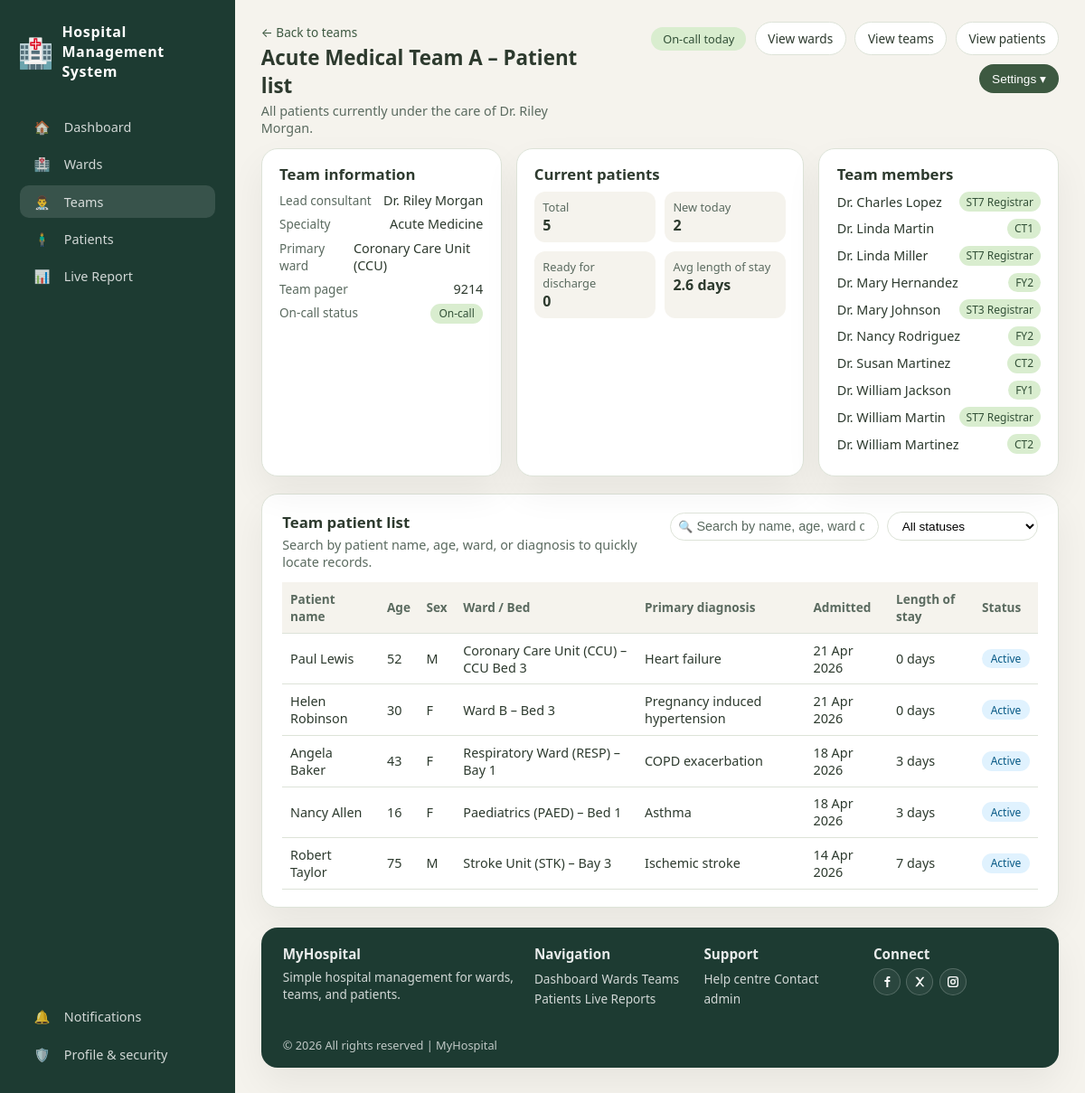
The page /team/1 (signed in) on the database its author committed.
### tables this page shows
CREATE TABLE teams (
            id INTEGER PRIMARY KEY AUTOINCREMENT,
            name TEXT NOT NULL,
            specialty TEXT NOT NULL,
            members INTEGER DEFAULT 0,
            lead TEXT,
            created_at TIMESTAMP DEFAULT CURRENT_TIMESTAMP
        );

CREATE TABLE wards (
            id INTEGER PRIMARY KEY AUTOINCREMENT,
            name TEXT NOT NULL,
            code TEXT,
            type TEXT,
            capacity INTEGER NOT NULL,
            occupied INTEGER DEFAULT 0,
            lead_consultant TEXT,
            status TEXT DEFAULT 'active',
            gender_type TEXT DEFAULT 'Mixed',
            created_at TIMESTAMP DEFAULT CURRENT_TIMESTAMP
        );

CREATE TABLE doctors (
            id INTEGER PRIMARY KEY AUTOINCREMENT,
            name TEXT NOT NULL,
            specialty TEXT NOT NULL,
            grade TEXT DEFAULT 'Consultant',
            on_duty BOOLEAN DEFAULT 1,
            team_id INTEGER,
            ward_id INTEGER,
            pager TEXT,
            email TEXT,
            created_at TIMESTAMP DEFAULT CURRENT_TIMESTAMP,
            FOREIGN KEY (team_id) REFERENCES teams (id),
            FOREIGN KEY (ward_id) REFERENCES wards (id)
        );

CREATE TABLE patients (
            id INTEGER PRIMARY KEY AUTOINCREMENT,
            name TEXT NOT NULL,
            dob TEXT,
            age INTEGER,
            gender TEXT,
            nhs_number TEXT,
            phone TEXT,
            address TEXT,
            admission_datetime TEXT NOT NULL,
            ward_id INTEGER,
            bed TEXT NOT NULL,
            doctor_id INTEGER,
            diagnosis TEXT NOT NULL,
            notes TEXT,
            status TEXT DEFAULT 'Active',
            discharged_at TIMESTAMP,
            created_at TIMESTAMP DEFAULT CURRENT_TIMESTAMP,
            FOREIGN KEY (ward_id) REFERENCES wards (id),
            FOREIGN KEY (doctor_id) REFERENCES doctors (id)
        );

### app.py (the view, shortened to what this page needs)
@app.route("/team/<int:team_id>")
@login_required
def team_detail(team_id):
    conn = get_db_connection()
    team = conn.execute("SELECT * FROM teams WHERE id = ?", (team_id,)).fetchone()
    if not team:
        conn.close()
        return redirect(url_for("teams_page"))
    members = conn.execute("""
        SELECT id, name, grade, on_duty, pager
        FROM doctors
        WHERE team_id = ?
        ORDER BY name
    """, (team_id,)).fetchall()
    patients = conn.execute("""
        SELECT p.*, d.name as doctor_name, w.name as ward_name
        FROM patients p
        LEFT JOIN doctors d ON p.doctor_id = d.id
        LEFT JOIN wards w ON p.ward_id = w.id
        WHERE d.team_id = ?
        ORDER BY p.admission_datetime DESC
    """, (team_id,)).fetchall()
    today = date.today()
    processed_patients = []
    new_today_count = 0
    total_active_los_days = 0
    active_patient_count = 0
    for p in patients:
        admit_dt = datetime.fromisoformat(p['admission_datetime'])
        admit_date_str = admit_dt.strftime("%d %b %Y")
        if p['status'] == 'Discharged' and p['discharged_at']:
            end_dt = datetime.fromisoformat(p['discharged_at'])
            los_days = (end_dt - admit_dt).days
            los_str = f"{los_days} days" if los_days != 1 else "1 day"
        else:
            los_days = (datetime.now() - admit_dt).days
            los_str = f"{los_days} days" if los_days != 1 else "1 day"
            total_active_los_days += los_days
            active_patient_count += 1
        if admit_dt.date() == today:
            new_today_count += 1
        processed_patients.append({
            'id': p['id'],
            'name': p['name'],
            'age': p['age'],
            'gender': p['gender'],
            'ward_name': p['ward_name'] or 'Unknown',
            'bed': p['bed'],
            'diagnosis': p['diagnosis'],
            'admission_date': admit_date_str,
            'length_of_stay': los_str,
            'status': p['status']
        })
    total_patients = len(processed_patients)
    avg_los = round(total_active_los_days / active_patient_count, 1) if active_patient_count > 0 else 0
    ward_counts = {}
    for p in processed_patients:
        ward = p['ward_name']
        ward_counts[ward] = ward_counts.get(ward, 0) + 1
    primary_ward = max(ward_counts, key=ward_counts.get) if ward_counts else "Various"
    on_call_status = any(m['on_duty'] for m in members)
    team_pager = members[0]['pager'] if members and members[0]['pager'] else "Not assigned"
    lead_consultant = team['lead']
    conn.close()
    return render_template(
        "team-patients.html",
        team=team,
        members=members,
        patients=processed_patients,
        on_call_status=on_call_status,
        total_patients=total_patients,
        new_today=new_today_count,
        ready_for_discharge=0,
        avg_los=avg_los,
        primary_ward=primary_ward,
        team_pager=team_pager,
        lead_consultant=lead_consultant
    )

### app.py (called while the page is built)
@app.context_processor
def inject_user():
    return dict(user_role=session.get('role'), user_id=session.get('user_id'))

def login_required(f):
    @wraps(f)
    def decorated(*args, **kwargs):
        if not session.get("user_id"):
            return redirect(url_for("login_page"))
        return f(*args, **kwargs)
    return decorated

def get_db_connection():
    conn = sqlite3.connect(DATABASE_PATH)
    conn.row_factory = sqlite3.Row
    return conn

### templates/team-patients.html (shortened to what this page needs)
{% extends "base.html" %}
{% block active_teams %}active{% endblock %}
{% block header %}
<a href="/teams" class="back-link">← Back to teams</a>
<h1 class="page-title">{{ team.name }} – Patient list</h1>
<p class="page-subtitle">All patients currently under the care of {{ team.lead if team.lead else 'the team' }}.</p>
{% endblock %}
{% block top_actions %}
{% if on_call_status %}
<span class="status-pill oncall">On‑call today</span>
{% endif %}
{{ super() }}
{% endblock %}
{% block extra_css %}
<link rel="stylesheet" href="/static/css/team-patients.css">
{% endblock %}
{% block content %}
<section class="info-grid">
  <article class="card info-card">
    <h2>Team information</h2>
    <div class="info-row">
      <span class="info-label">Lead consultant</span>
      <span class="info-value">{{ lead_consultant }}</span>
    </div>
    <div class="info-row">
      <span class="info-label">Specialty</span>
      <span class="info-value">{{ team.specialty }}</span>
    </div>
    <div class="info-row">
      <span class="info-label">Primary ward</span>
      <span class="info-value">{{ primary_ward }}</span>
    </div>
    <div class="info-row">
      <span class="info-label">Team pager</span>
      <span class="info-value">{{ team_pager }}</span>
    </div>
    <div class="info-row">
      <span class="info-label">On‑call status</span>
      <span class="badge-inline {{ 'oncall' if on_call_status else 'offcall' }}">
        {{ 'On‑call' if on_call_status else 'Off duty' }}
      </span>
    </div>
  </article>
  <article class="card stats-card">
    <h2>Current patients</h2>
    <div class="stats-grid">
      <div class="stat-item">
        <span class="stat-label">Total</span>
        <span class="stat-value">{{ total_patients }}</span>
      </div>
      <div class="stat-item">
        <span class="stat-label">New today</span>
        <span class="stat-value">{{ new_today }}</span>
      </div>
      <div class="stat-item">
        <span class="stat-label">Ready for discharge</span>
        <span class="stat-value">{{ ready_for_discharge }}</span>
      </div>
      <div class="stat-item">
        <span class="stat-label">Avg length of stay</span>
        <span class="stat-value">{{ avg_los }} days</span>
      </div>
    </div>
  </article>
  <article class="card team-members-card">
    <h2>Team members</h2>
    {% for member in members %}
    <div class="member-row">
      <span class="member-name">{{ member.name }}</span>
      <span class="member-badge">{{ member.grade }}</span>
    </div>
    {% else %}
    <div class="member-row">No members assigned yet.</div>
    {% endfor %}
  </article>
</section>
<section class="table-card">
  <div class="table-card-header">
    <div>
      <h2>Team patient list</h2>
      <p>Search by patient name, age, ward, or diagnosis to quickly locate records.</p>
    </div>
    <div class="table-actions">
      <div class="search-wrapper">
        <span class="search-icon">🔍</span>
        <input type="text" id="patientSearch" placeholder="Search by name, age, ward or diagnosis..."
          autocomplete="off" />
      </div>
      <select id="statusFilter" class="status-filter">
        <option value="all">All statuses</option>
      </select>
    </div>
  </div>
  <div class="table-scroll">
    <table class="data-table" id="teamPatientsTable">
      <thead>
        <tr>
          <th>Patient name</th>
          <th>Age</th>
          <th>Sex</th>
          <th>Ward / Bed</th>
          <th>Primary diagnosis</th>
          <th>Admitted</th>
          <th>Length of stay</th>
          <th>Status</th>
        </tr>
      </thead>
      <tbody>
        {% for patient in patients %}
        <tr>
          <td>{{ patient.name }}</td>
          <td>{{ patient.age }}</td>
          <td>{{ patient.gender[0] if patient.gender else '?' }}</td>
          <td>{{ patient.ward_name }} – {{ patient.bed }}</td>
          <td>{{ patient.diagnosis }}</td>
          <td>{{ patient.admission_date }}</td>
          <td>{{ patient.length_of_stay }}</td>
          <td>
            <span class="badge {{ 'active' if patient.status == 'Active' else 'discharged' }}">
              {{ patient.status }}
            </span>
          </td>
        </tr>
        {% else %}
        <tr>
          <td colspan="8">No patients found for this team.</td>
        </tr>
        {% endfor %}
      </tbody>
    </table>
  </div>
</section>
<br>
{% endblock %}

### static/css/base.css (style rules this page uses)
* { box-sizing: border-box; }
html[data-theme="light"] { --bg-page: #f5f3ed; --bg-main: #ffffff; --bg-hero: #e8f5d3; --bg-feature: #f5f3ed; --bg-card: #ffffff; --bg-sidebar: #1d3b32; --bg-pill: #d9edcf; --text-main: #2d3a2e; --text-muted: #5a6a5f; --text-invert: #ffffff; --accent: #3d5941; --accent-soft: #6c8f5f; --accent-pill: #325037; --border-subtle: #dde3d8; --shadow-soft: 0 18px 40px rgba(0, 0, 0, 0.06); }
html, body { margin: 0; padding: 0; height: 100%; overflow: hidden; font-family: system-ui, -apple-system, BlinkMacSystemFont, "Segoe UI", sans-serif; background: var(--bg-page); color: var(--text-main); }
.page-title { margin: 0 0 0.2rem; font-size: 1.4rem; }
.page-subtitle { margin: 0; font-size: 0.9rem; color: var(--text-muted); }

### static/css/team-patients.css (style rules this page uses)
.back-link { display: inline-block; margin-bottom: 0.2rem; font-size: 0.85rem; color: var(--accent); text-decoration: none; }
.status-pill { padding: 0.25rem 0.8rem; border-radius: 999px; font-size: 0.8rem; }
.status-pill.oncall { background: #d9edcf; color: #325037; }
.info-grid { display: grid; grid-template-columns: minmax(0, 1fr) minmax(0, 1.2fr) minmax(0, 1fr); gap: 1rem; margin-bottom: 1.2rem; }
.card { background: var(--bg-card); border-radius: 18px; padding: 1rem 1.2rem; border: 1px solid var(--border-subtle); box-shadow: var(--shadow-soft); }
.card h2 { margin: 0 0 0.5rem; font-size: 1.05rem; }
.info-card .info-row { display: flex; justify-content: space-between; gap: 0.6rem; margin-bottom: 0.45rem; }
.info-label { font-size: 0.85rem; color: var(--text-muted); }
.info-value { font-size: 0.9rem; }
.badge-inline { padding: 0.15rem 0.6rem; border-radius: 999px; font-size: 0.75rem; }
.badge-inline.oncall { background: #d9edcf; color: #325037; }
.stats-grid { display: grid; grid-template-columns: repeat(2, minmax(0, 1fr)); gap: 0.6rem; }
.stat-item { background: var(--bg-feature); border-radius: 12px; padding: 0.5rem 0.6rem; }
.stat-label { display: block; font-size: 0.8rem; color: var(--text-muted); }
.stat-value { font-size: 1rem; font-weight: 600; }
.member-row { display: flex; justify-content: space-between; align-items: center; gap: 0.6rem; margin-bottom: 0.5rem; }
.member-name { font-size: 0.9rem; }
.member-badge { padding: 0.15rem 0.5rem; border-radius: 999px; font-size: 0.75rem; background: var(--bg-pill); color: var(--accent-pill); }
.table-card { background: var(--bg-main); border-radius: 18px; padding: 1.2rem 1.4rem; border: 1px solid var(--border-subtle); box-shadow: var(--shadow-soft); display: flex; flex-direction: column; }
.table-card-header { display: flex; justify-content: space-between; align-items: flex-start; gap: 1rem; margin-bottom: 0.8rem; }
.table-card-header h2 { margin: 0 0 0.25rem; font-size: 1.05rem; }
.table-card-header p { margin: 0; font-size: 0.9rem; color: var(--text-muted); }
.table-actions { display: flex; align-items: center; gap: 0.6rem; }
.search-wrapper { position: relative; }
.search-wrapper input { padding: 0.4rem 0.9rem 0.4rem 1.8rem; border-radius: 999px; border: 1px solid var(--border-subtle); background: var(--bg-main); font-size: 0.9rem; color: var(--text-main); }
.search-wrapper input::placeholder { color: var(--text-muted); }
.search-icon { position: absolute; left: 0.6rem; top: 50%; transform: translateY(-50%); font-size: 0.8rem; }
.status-filter { padding: 0.4rem 0.7rem; border-radius: 999px; border: 1px solid var(--border-subtle); background: var(--bg-main); font-size: 0.85rem; }
.table-scroll { overflow-x: auto; }
.data-table { width: 100%; border-collapse: collapse; font-size: 0.9rem; }
.data-table thead { background: var(--bg-feature); }
.data-table th, .data-table td { padding: 0.55rem 0.55rem; text-align: left; border-bottom: 1px solid var(--border-subtle); }
.data-table th { font-weight: 600; font-size: 0.85rem; color: var(--text-muted); }
.badge { display: inline-block; padding: 0.15rem 0.6rem; border-radius: 999px; font-size: 0.75rem; }
.badge.active { background: #e0f2fe; color: #075985; }

### rows shown on the page
teams: name "Acute Medical Team A", lead "Dr. Riley Morgan", specialty "Acute Medicine"
wards: name "Coronary Care Unit (CCU)"
doctors: pager "9214", name "Dr. Charles Lopez", grade "ST7 Registrar"
doctors: name "Dr. Linda Martin", grade "CT1"
doctors: name "Dr. Linda Miller", grade "ST7 Registrar"
doctors: name "Dr. Mary Hernandez", grade "FY2"
doctors: name "Dr. Mary Johnson", grade "ST3 Registrar"
doctors: name "Dr. Nancy Rodriguez", grade "FY2"
doctors: name "Dr. Susan Martinez", grade "CT2"
doctors: name "Dr. William Jackson", grade "FY1"
doctors: name "Dr. William Martin", grade "ST7 Registrar"
doctors: name "Dr. William Martinez", grade "CT2"
patients: name "Paul Lewis", age "52", gender "M", ward_name "Coronary Care Unit (CCU)", bed "CCU Bed 3", diagnosis "Heart failure", admission_date "21 Apr 2026", length_of_stay "0 days", status "Active"
patients: name "Helen Robinson", age "30", gender "F", ward_name "Ward B", bed "Bed 3", diagnosis "Pregnancy induced hypertension", admission_date "21 Apr 2026", length_of_stay "0 days", status "Active"
patients: name "Angela Baker", age "43", gender "F", ward_name "Respiratory Ward (RESP)", bed "Bay 1", diagnosis "COPD exacerbation", admission_date "18 Apr 2026", length_of_stay "3 days", status "Active"
patients: name "Nancy Allen", age "16", gender "F", ward_name "Paediatrics (PAED)", bed "Bed 1", diagnosis "Asthma", admission_date "18 Apr 2026", length_of_stay "3 days", status "Active"
patients: name "Robert Taylor", age "75", gender "M", ward_name "Stroke Unit (STK)", bed "Bay 3", diagnosis "Ischemic stroke", admission_date "14 Apr 2026", length_of_stay "7 days", status "Active"

### other values the page prints
{{ 'On‑call' if on_call_status else 'Off duty' }} "On‑call"
{{ total_patients }} "5"
{{ new_today }} "2"
{{ ready_for_discharge }} "0"
{{ avg_los }} "2.6"
